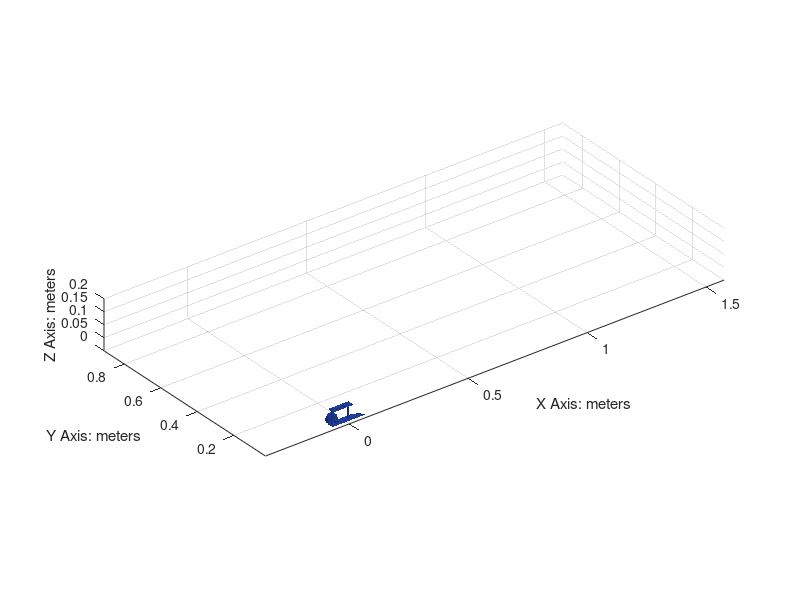

The MATLAB source for this figure: (Note: this script raises an error after producing the figure.)
clear
clc
close all

%import the robot model for the simulation
load robot

%Model Coefficients
p1 = 0;
p2 = 30.79;

robot_width = 0.125;
wheel_radius = 0.021;

%time step
dt = 0.01;

%playback speed multiplier, something to make the simulation run a bit
%faster
play_speed = 1;

%PWM commands for left and right wheel and the amount of time for each input
LeftInput = [0.2; 0.3; 0.2; 0.3; 0.375; 0.3; 0.4; 0.1; 0.3; 0.2; 0.3; 0.4; ...
             0.5; 0.25; 0.15; 0.3; -0.2; 0.3; 0.1; 0.3; -0.1; 0.3; 0.1; 0.3];

RightInput = [0.4; 0.3; 0.4; 0.3; 0.13; 0.3; 0.17; 0.5; 0.3; -0.2; 0.3; 0.1; ...
              0.0; 0.25; 0.4; 0.3; 0.4; 0.3; 0.4; 0.3; 0.4; 0.3; 0.4; 0.3];
          
Times = [1.8559;0.4;2.3;1.1;5.7;0.75;1.2;1.5;0.8;1.5;1.9;0.5;1.5;0.6; ...
         1.1;1.9;1.05;1.6;1.7;0.8;1.4;0.5;1.1;1.1];

%Convert commands to useful stuff (angular velocities rad/sec:D ); originally had a 2nd
%order conversion, but now it's a linear relationship for pwm to speed
%conversion; changed the values of p1 and p2 to reflect the linear equation
leftSpeeds = p1*LeftInput(:,1).^2 + p2*LeftInput(:,1);
rightSpeeds = p1*RightInput(:,1).^2 + p2*RightInput(:,1);

%Puts the time into a linear relationship
timeIdx = zeros(length(Times),1);
for j = 2:length(Times)+1
    timeIdx(j) = timeIdx(j-1) + Times(j-1);
end

%Integrals! 
k = 1;
t = (0:dt:timeIdx(end))';
x = zeros(length(t),3);

%starting orientation of the robot and it's position
x(1,:) = [2.7925,0,0.8];

for j = 2:length(t)
    %check for new command
    if timeIdx(k+1) < t(j)
        k = k + 1;
    end
    
    %calculate derivatives
    df = @(x)([wheel_radius*(rightSpeeds(k)-leftSpeeds(k))/(robot_width), ...
               wheel_radius*(leftSpeeds(k)+rightSpeeds(k))*cos(x(1))/2, ...
               wheel_radius*(leftSpeeds(k)+rightSpeeds(k))*sin(x(1))/2]);
    
    %Use RK4 (runge-kutta) method
    K1 = dt*df(x(j-1,:));
    K2 = dt*df(x(j-1,:)+0.5*K1);
    K3 = dt*df(x(j-1,:)+0.5*K2);
    K4 = dt*df(x(j-1,:)+K3);
    x(j,:) = x(j-1,:)+1/6*(K1+2*K2+2*K3+K4);
end

%Plotting in 3D 
ax = axes('Xlim',[-2,2],'YLim',[-2,2],'Zlim',[0,0.2]);
handletrans = hgtransform;
view(3);
axis equal
grid on;
xlabel 'X Axis: meters';
ylabel 'Y Axis: meters';
zlabel 'Z Axis: meters';

handlepatch = patch(robotFV, 'FaceColor', [.2 .4 1.0], 'EdgeColor', ...
                    'none', 'FaceLighting',    'gouraud', ...
                    'AmbientStrength', 0.15, 'Parent', handletrans);

axis(ax,[min(x(:,2))-0.1 max(x(:,2))+0.1 min(x(:,3))-0.1 max(x(:,3))+0.1 0 0.2])

%Add a camera light, and tone down the specular highlighting
camlight('right');
material('metal');
hold on
handleplot = plot(ax,x(1:2,2),x(1:2,3),'red');
hold off

%plot out the spectacular robot model and its path
for j = 1:play_speed*5:length(t)
    set(handletrans,'Matrix',makehgtform('translate',[x(j,2),x(j,3),0],'zrotate',x(j,1)));
    set(handleplot,'Xdata',x(1:j,2),'YData',x(1:j,3));
    pause(0.05);
end



